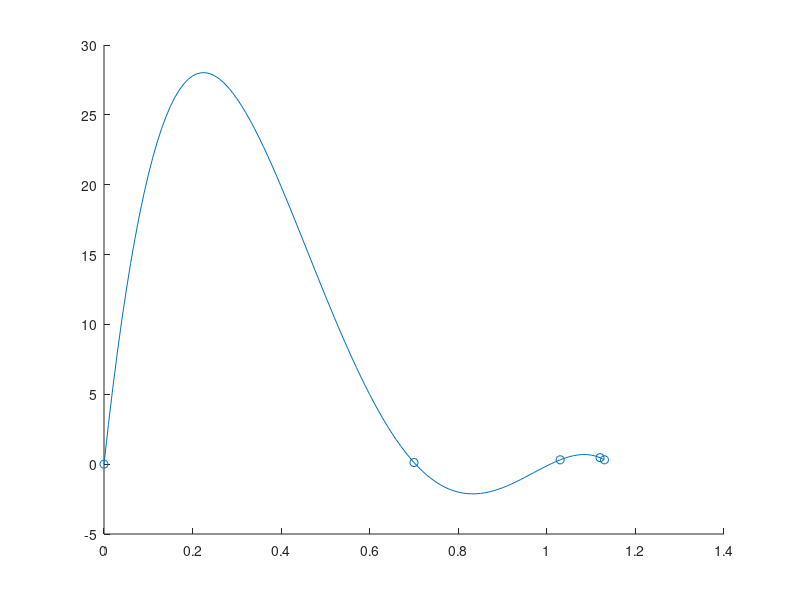

Reproduce this figure in MATLAB.
function [] = lagrange2 ()
%x = input("Enter values for time: ");
%x=[0 0.026408 0.093272 0.321416 0.445704 0.485976];
%y = input("Enter values for displacement: ");
%y=[0 .155 .310 .310 .155 0];
%x=[0 .015792 .016256 ];
%y=[0 .155 .155 0];

x=[0 0.7 1.03 1.12 1.13]
y=[0 .115 .310 .465 .310]

hold on 
scatter(x,y)
[nr,nc] = size(x);
ncx = nc;

f = 0:0.01:x(ncx);
[nr,nc] = size(f);
ncf = nc;
Lnx = ones(1,ncx);
Lny = ones(1,ncx);

##disp('Lnx');
##disp(Lnx);
##printf("\n");
##disp('Lny');
##disp(Lny);
##printf("\n");

tempx = Lnx;
tempy = Lny;

for h=1:ncf
  Lnx = ones(1,ncx);
  Lny = ones(1,ncx);
  for i=1:ncx
    for j=1:ncx
      if i==j
        Lnx(1,i) = 1*Lnx(1,i);
        Lny(1,i) = 1*Lny(1,i);
      else
        Lnx(1,i) = Lnx(1,i)*(f(1,h)-x(1,j));
        Lny(1,i) = Lny(1,i)*(x(1,i)-x(1,j));    
      endif
    endfor
    Ln(1,i) = (Lnx(1,i)./Lny(1,i)).*y(1,i);
  endfor  
  sumLn(1,h) = sum(Ln);
endfor

plot(f,sumLn);
hold off